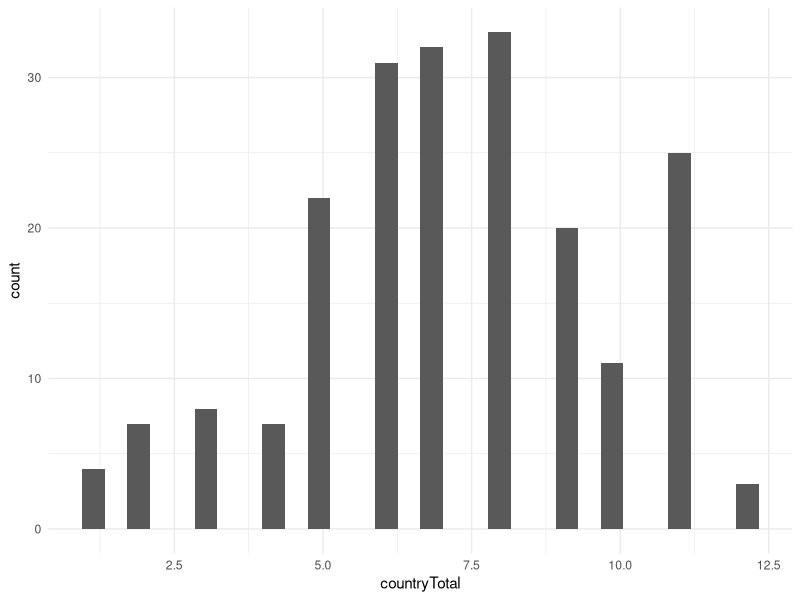
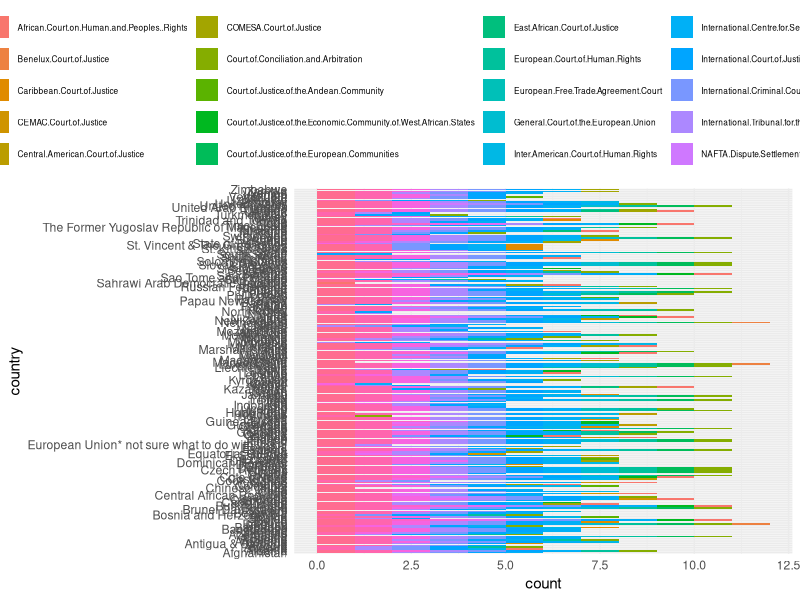

The R script that drew these images, in order:
## ---- chunk 1
## Defaults for R chunks
knitr::opts_chunk$set(echo = TRUE, ## echo = TRUE means code will show
                      warning=FALSE, ## supress warnings and messages from R
                      message=FALSE,
                      fig.path='Figs/', ## where to save figures
                      fig.height = 3, ## default figure size (can differ in each chunk)
                      fig.width = 3)

## Add any R packages you require. 
## Here are some we will use in 811:
requires <- c("tidyverse", ## tidyverse includes dplyr and ggplot2
              "magrittr",
              "foreign",
              "readstata13",
              "here")

## Install any you don't have
to_install <- c(requires %in% rownames(installed.packages()) == FALSE)
install.packages(c(requires[to_install], "NA"), repos = "https://cloud.r-project.org/" )

## Load all required R packages
library(tidyverse)
library(ggplot2); theme_set(theme_minimal())
library(magrittr)
library(here)
## ---- chunk 2
## Very cool that you are working with original data. Even if you find a source for these data, it is unlikely that they will be current to 2019, so you have at least added a time period here. My suggestions use dplyr and tidyr functions glimpse(), rename(), select(), group_by(), gather(), summarize(), and mutate(). 

# dataset <- read.csv("Dataset ready for summary.csv")
# summary(dataset)
# variance(dataset) 
##  IMPORTANT NOTE: I could not knit this without the DAKS package, which is where google tells me this `variance()` function can be found. Base R is just var(), so you could either use that, as I have below, or add DAKS to your list of packages to install and load

## Less important note: Please put data files in a data subfolder and use the here() function

d <- read.csv("Dataset ready for summary.csv") # easier to work with "d"

# you have 25 courts x 203 countries = 5075 0's and 1's in your data frame

d %<>% 
  rename(country = X) %>% 
  select(-Total) # this is a function of the data, which may change (e.g. if you find another court), so we want to create this. It can't be fixed in the raw data. 

## This raises a question of what counts as an observation.

## Will values in these data only vary by country, or might things vary among each country's memberships (e.g. the dates, roles, contributions).


## Here are these data with one observation per country per court::
d %<>% 
  group_by(country) %>% 
  gather(-country, ## gather all variables except country into variable-value pairs
         key = "court", ## name for former variables names
         value = "member" ## name for former variables values
         )

glimpse(d) # you have 25 courts x 203 countries = 5075 potential membership observations

## You may want to filter out only cases that are instances of membership (if you are only recording information about members) or not (if you are recording information about non-members)

## If this is a time series, you may need observations to be country-court-year


## ---- chunk 3
## The magic of group_by():
d %<>% 
  group_by(country) %>% 
  mutate(countryTotal = sum(member) ) %>%  # now sum() just operates within each country group
  ungroup() %>%
  group_by(court) %>% 
  mutate(courtTotal = sum(member) ) %>% 
  ungroup() 

country.stats <- d %>% 
  select(country, countryTotal) %>% 
  distinct() %>%
  summarise(mean = mean(countryTotal),
            variance = var(countryTotal) )

court.stats <- d %>% 
  select(court, courtTotal) %>% 
  distinct() %>%
  summarise(mean = mean(courtTotal),
            variance = var(courtTotal) )
  
## ---- chunk 4
d %>% ## pipe data into ggplot, same as ggplot(d)
  group_by(country) %>% 
  summarise(countryTotal = sum(member) ) %>%
  ungroup() %>% 
  ggplot() +
  geom_histogram(aes(x = countryTotal))
## ---- chunk 5
d %>% ## pipe data into ggplot, same as ggplot(d) but alows you to do stuff to d if you wnat, like filter out 0's:
  filter(member != 0) %>% 
  ggplot() + 
  aes(x = country, fill = court) + 
  geom_bar() + 
  coord_flip() + 
  theme(legend.position = 'top',
        legend.text = element_text(size = 6))
